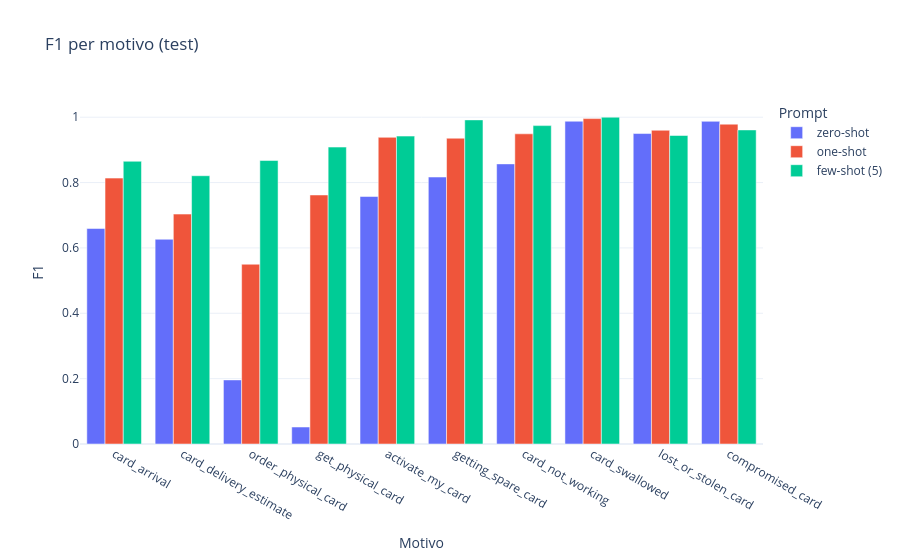

Notebook source saved alongside this figure:
### Markdown cell above
## 4. Dove aiutano gli esempi

La F1 di ogni motivo, in media sulle tre estrazioni.

### Code cell
draws = {k: [d for kk, d in predictions if kk == k] for k in PROMPTS}
per_intent = pd.DataFrame({prompt: np.mean([f1_score(test["intent"], predictions[k, d], labels=INTENTS, average=None)
                                            for d in draws[k]], axis=0)
                           for k, prompt in PROMPTS.items()}, index=INTENTS)
fig = px.bar(per_intent.reset_index(names="Motivo").melt(id_vars="Motivo", var_name="Prompt", value_name="F1"),
             x="Motivo", y="F1", color="Prompt", barmode="group", title="F1 per motivo (test)")
fig.show()
per_intent.round(2)

### Figure 1 — Plotly figure (JSON) as saved in the notebook; plotly's stock layout.template omitted (floating-point values rounded to 4 significant figures)
{"data": [{"alignmentgroup": "True", "hovertemplate": "Prompt=zero-shot<br>Motivo=%{x}<br>F1=%{y}<extra></extra>", "legendgroup": "zero-shot", "marker": {"color": "#636efa", "pattern": {"shape": ""}}, "name": "zero-shot", "offsetgroup": "zero-shot", "orientation": "v", "showlegend": true, "textposition": "auto", "type": "bar", "x": ["card_arrival", "card_delivery_estimate", "order_physical_card", "get_physical_card", "activate_my_card", "getting_spare_card", "card_not_working", "card_swallowed", "lost_or_stolen_card", "compromised_card"], "xaxis": "x", "y": [0.6593, 0.6265, 0.1961, 0.05195, 0.7573, 0.8169, 0.8571, 0.9877, 0.95, 0.9873], "yaxis": "y"}, {"alignmentgroup": "True", "hovertemplate": "Prompt=one-shot<br>Motivo=%{x}<br>F1=%{y}<extra></extra>", "legendgroup": "one-shot", "marker": {"color": "#EF553B", "pattern": {"shape": ""}}, "name": "one-shot", "offsetgroup": "one-shot", "orientation": "v", "showlegend": true, "textposition": "auto", "type": "bar", "x": ["card_arrival", "card_delivery_estimate", "order_physical_card", "get_physical_card", "activate_my_card", "getting_spare_card", "card_not_working", "card_swallowed", "lost_or_stolen_card", "compromised_card"], "xaxis": "x", "y": [0.8136, 0.7035, 0.5501, 0.762, 0.9384, 0.9357, 0.9491, 0.9958, 0.96, 0.9787], "yaxis": "y"}, {"alignmentgroup": "True", "hovertemplate": "Prompt=few-shot (5)<br>Motivo=%{x}<br>F1=%{y}<extra></extra>", "legendgroup": "few-shot (5)", "marker": {"color": "#00cc96", "pattern": {"shape": ""}}, "name": "few-shot (5)", "offsetgroup": "few-shot (5)", "orientation": "v", "showlegend": true, "textposition": "auto", "type": "bar", "x": ["card_arrival", "card_delivery_estimate", "order_physical_card", "get_physical_card", "activate_my_card", "getting_spare_card", "card_not_working", "card_swallowed", "lost_or_stolen_card", "compromised_card"], "xaxis": "x", "y": [0.8651, 0.8209, 0.8674, 0.9086, 0.9422, 0.9918, 0.9742, 1.0, 0.944, 0.961], "yaxis": "y"}], "layout": {"barmode": "group", "legend": {"title": {"text": "Prompt"}, "tracegroupgap": 0}, "title": {"text": "F1 per motivo (test)"}, "xaxis": {"anchor": "y", "domain": [0.0, 1.0], "title": {"text": "Motivo"}}, "yaxis": {"anchor": "x", "domain": [0.0, 1.0], "title": {"text": "F1"}}}}
